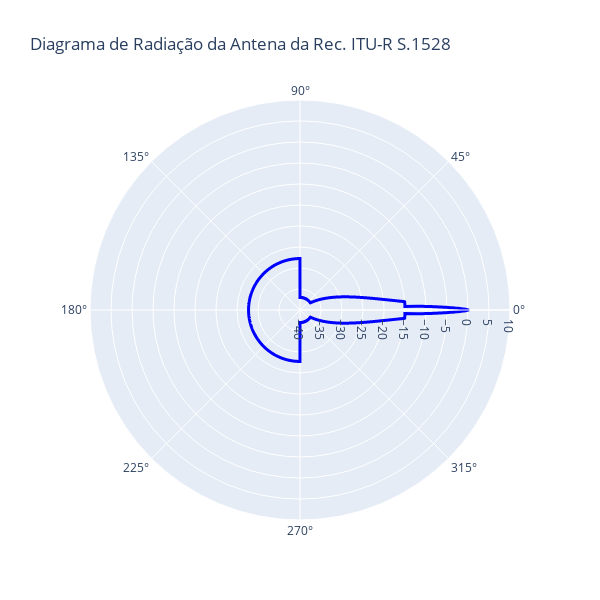

The notebook cell saved with this chart:
### Code cell
# Calcula o ganho da antena
G = ganho_antena_satelite_s1528(z, λ, D, ψb, Gm, ψ, LN)

# Convert to radians for polar plot
ψ_radians = np.radians(ψ)

# Create interactive plot
fig = go.Figure()

fig.add_trace(go.Scatterpolar(
    r=G - Gm,
    theta=ψ,
    mode='lines',
    line=dict(width=3, color='blue')
))

fig.update_layout(
    title='Diagrama de Radiação da Antena da Rec. ITU-R S.1528',
    polar=dict(
        radialaxis=dict(range=[-40, 10], tickvals=np.arange(-40, 15, 5))
    ),
    showlegend=False,
    width=600,  # Largura da figura
    height=600   # Altura da figura
)

fig.show()

### Figure 1 — Plotly figure (JSON) as saved in the notebook; plotly's stock layout.template omitted (floating-point values rounded to 4 significant figures; data arrays with more than 128 entries replaced by an {"elided": "..."} marker saying what was removed)
{"data": [{"line": {"color": "blue", "width": 3}, "mode": "lines", "r": {"elided": "5000 float values"}, "theta": {"elided": "5000 float values"}, "type": "scatterpolar"}], "layout": {"height": 600, "polar": {"radialaxis": {"range": [-40, 10], "tickvals": [-40, -35, -30, -25, -20, -15, -10, -5, 0, 5, 10]}}, "showlegend": false, "title": {"text": "Diagrama de Radiação da Antena da Rec. ITU-R S.1528"}, "width": 600}}
